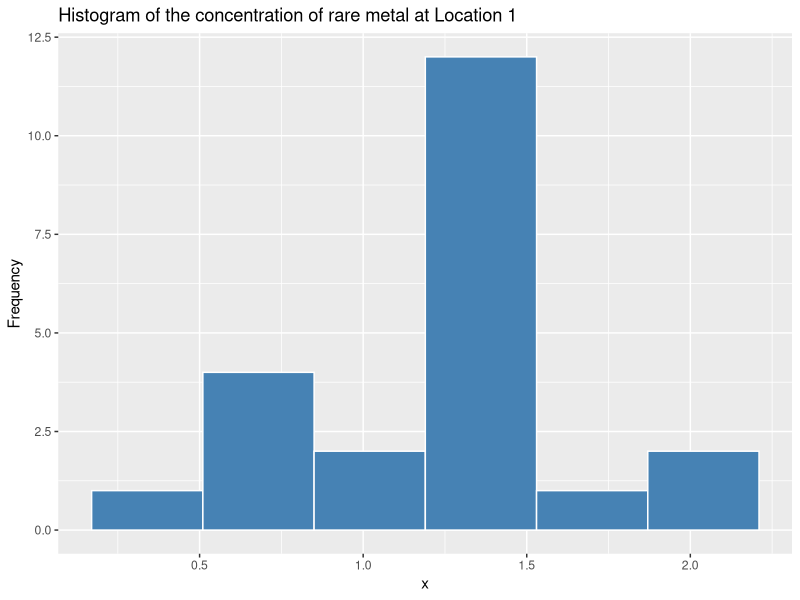
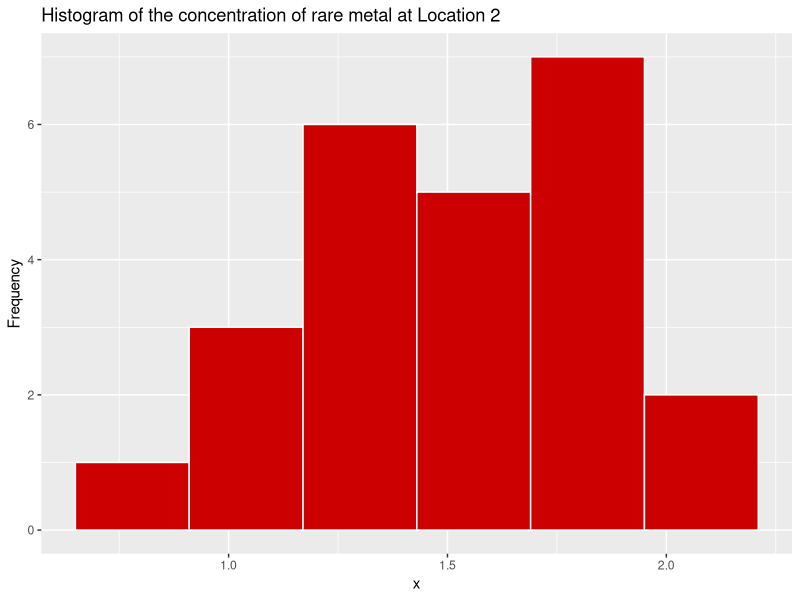

Generate these figures, in order, with R:
## ---- chunk 1
knitr::opts_chunk$set(warning = FALSE, message = FALSE)
## ---- chunk 2
library(ggplot2) # for ggplot()
library(dplyr) # for summarise()
## ---- chunk 3
# make sure to set your work directory accordingly
raremetals_df <- read.csv("rare_metal_concentrations.csv")
head(raremetals_df)
## ---- chunk 4
# calculate means and sd's, and check how large each sample is
stats_Location1 <- summarise(raremetals_df,
                       mean = mean(raremetals_df$Location.1, na.rm=TRUE),
                       sd = sd(raremetals_df$Location.1, na.rm=TRUE),
                       n = sum(!is.na(raremetals_df$Location.1))) 
stats_Location1

stats_Location2 <- summarise(raremetals_df,
                       mean = mean(raremetals_df$Location.2, na.rm=TRUE), 
                       sd = sd(raremetals_df$Location.2,na.rm = TRUE),
                       n = sum(!is.na(raremetals_df$Location.2))) 
stats_Location2
## ---- chunk 5
# Plot histogram to see if you can reasonably assume normality 
ggplot() +
  geom_histogram(aes(raremetals_df$Location.1), 
                 bins = 6, color = 'white', fill = 'steelblue') +
  labs(x = "x", y = 'Frequency', 
       title = "Histogram of the concentration of rare metal at Location 1") 

ggplot() +
  geom_histogram(aes(raremetals_df$Location.2), 
                 bins = 6, color = 'white', fill = 'red3') +
  labs(x = "x", y = 'Frequency', 
       title = "Histogram of the concentration of rare metal at Location 2") 
## ---- chunk 6
p_val_1 <- shapiro.test(raremetals_df$Location.1)  
p_val_2 <- shapiro.test(raremetals_df$Location.2) 

# print the p-values
cat(paste('p-value for testing normality of Location 1 = ', p_val_1$p.value))
cat(paste('p-value for testing normality of Location 2 = ', p_val_2$p.value))

# Both p-values > 0.05, so do not reject normality assumption. 
## ---- chunk 7
ratio <- stats_Location1$sd/stats_Location2$sd
ratio 

# As the ratio belongs to the interval (-0.5, 2) we assume equal variances. 
## ---- chunk 8
t.test(raremetals_df$Location.1,raremetals_df$Location.2,
       alternative = "two.sided",  paired = FALSE, var.equal= TRUE) 
## ---- chunk 9
# Functions  

two_samp_t_stat <- function(xbar1, xbar2, s_pooled, n1, n2) { 
  out <- (xbar1 - xbar2) / (s_pooled*sqrt(1 /n1 + 1/n2)) 
  out
}  
## ---- chunk 10
# Constants  
x_bar1 <- stats_Location1$mean
x_bar2 <- stats_Location2$mean 

s_1 <- stats_Location1$sd 
s_2 <- stats_Location2$sd

n1 <- stats_Location1$n 
n2 <- stats_Location2$n  

s_pooled <- sqrt(((n1-1)*s_1^2 + (n2-1)*s_2^2)/(n1+n2-2)) 

# The first sample contributes (n1 - 1) df, and the second  
# sample contributes (n2 - 1) df, therefore the total df = n1 + n2 - 2  
df <- n1 + n2 - 2
cat(df)
## ---- chunk 11
# We can substitute the numbers into the equation given in the module notes:  
t_stat <- (x_bar1 - x_bar2) / (s_pooled*sqrt(1 / n1 + 1 / n2)) 
cat(round(t_stat,3))
## ---- chunk 12
# However, as this is identical to the function we created, we can also use this to output the answer: 
t_stat <- two_samp_t_stat(x_bar1, x_bar2, s_pooled, n1, n2)  
cat(round(t_stat,3))
## ---- chunk 13
p_value <- 2*pt(abs(t_stat),df, lower.tail = FALSE) # two-tailed test 
cat(round(p_value,3))
